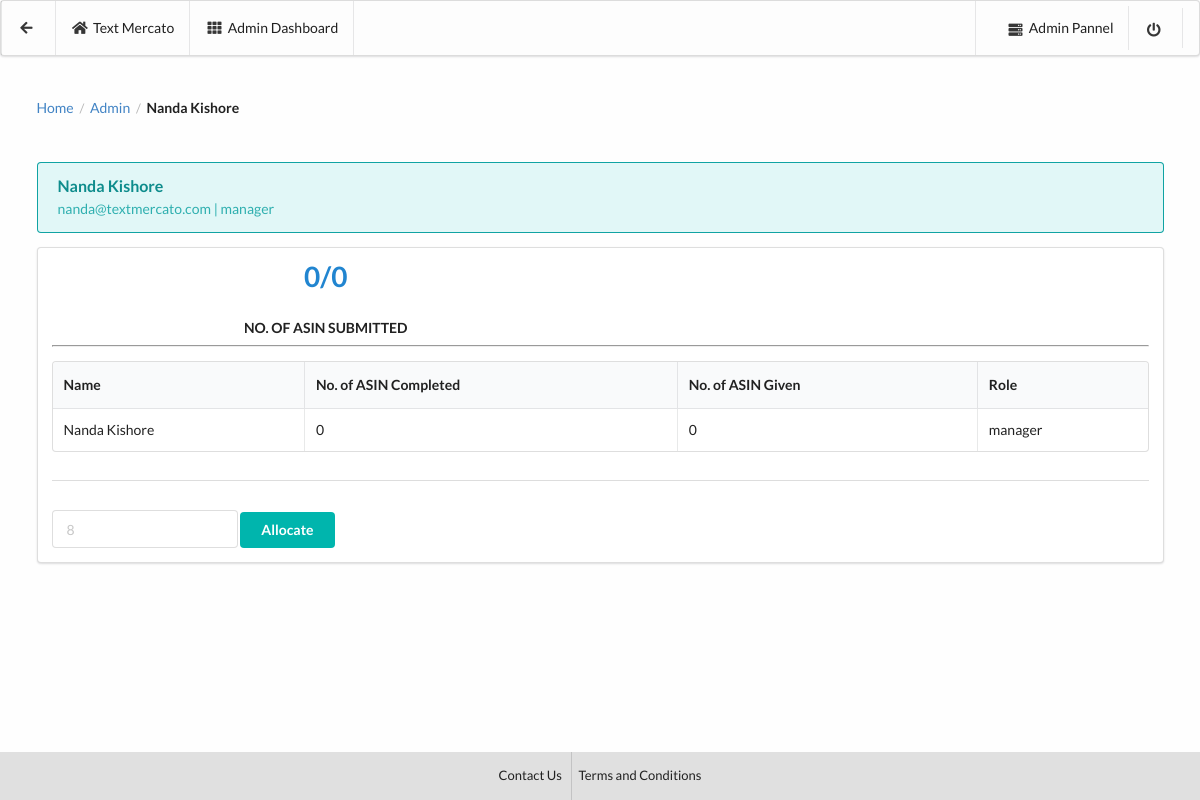
Page /user/nanda@textmercato.com on the committed database.
### app/models.py (models this page shows, shortened)
class empDetail(models.Model):
    name = models.CharField(max_length=10000, blank=True, null=True)
    asin_done_c = models.IntegerField(default=0,blank=True, null=True)
    email = models.CharField(max_length=1000,blank=True, null=True)
    roles = models.CharField(max_length=1000,blank=True, null=True)

### app/views.py (the view, shortened to what this page needs)
# urls.py: url(r'^user/(?P<email>[\w\-\.\@\w]+)$',views.manager_user,name="manager_user"),
def manager_user(request,email):
    email=email
    data1 = asinDetail.objects.filter(email=email)
    total_asin = data1.count()
    data2 = asinDetail.objects.filter(email=email).filter(status=True)
    done_asin = data2.count()
    data3 = empDetail.objects.get(email=email)
    context = {
        'email':email,
        'total_asin':total_asin,
        'done_asin':done_asin,
        'data3':data3
    }
    return render(request,'manager_user.html',context=context)

### templates/manager_user.html (shortened to what this page needs)
<!DOCTYPE html>
{% load staticfiles %}
<html lang="en" dir="ltr">
  <head>
    <link rel="stylesheet" href="https://cdn.jsdelivr.net/npm/semantic-ui@2.4.0/dist/semantic.min.css">
  </head>
  <body style="background:#fefefe;">
    <div class="ui positive menu" style="background:#fdfdfd; height:7%;">
  <div class="ui container">
    <a class="item" style="color:#212121;" href="{% url 'app:manager' %}">
      <i class="arrow left icon" style="color:#212121;"></i>
    </a>
    <a class="item" style="color:#212121;">
      <i class="home icon" style="color:#212121;"></i> Text Mercato
    </a>
    <a class="item" style="color:#212121;">
      <i class="grid layout icon" style="color:#212121;"></i>Admin Dashboard
    </a>
  </div>
  <div class="right item">
     <a class="item" style="color:#212121;" href="{% url 'admin:index' %}" target="_blank">
      <i class="server icon" style="color:#212121;"></i>Admin Pannel</a>
      <a class="item" style="color:#212121;" href="{% url 'app:index' %}">
        <i class="power off icon" style="color:#212121;"></i></a>
    </div>
</div>
    <div class="ui container raised" style="margin-top:3.4%;">
      <div class="ui breadcrumb">
  <a class="section">Home</a>
  <div class="divider"> / </div>
  <a class="section" href="{% url 'app:manager' %}">Admin</a>
  <div class="divider"> / </div>
  <div class="active section">{{data3.name}}</div>
</div>
      <div class="ui teal message" style="margin-top:4%;">
  <div class="header">
    {{data3.name}}
  </div>
  <p>{{data3.email}} | {{data3.roles}}</p>
</div>
    <div class="ui grid">
  <div class="stretched column">
    <div class="ui segment">
      <div class="ui container">
          <div class="ui two statistics">
  <div class="blue statistic">
    <div class="text value">
      {{done_asin}}/{{total_asin}}
    </div>
    <div class="label">
      No. of ASIN Submitted
    </div>
  </div>
</div>
      </div>
      <hr>
      <table class="ui celled table">
    <thead>
      <tr>
        <th>Name</th>
        <th>No. of ASIN Completed</th>
        <th>No. of ASIN Given</th>
        <th>Role</th>
      </tr>
    </thead>
    <tbody>
      <tr>
        <td>{{data3.name}}</td>
        <td>{{done_asin}}</td>
        <td>{{total_asin}}</td>
        <td>{{data3.roles}}</td>
      </tr>
    </tbody>
  </table>
  <div class="ui section divider"></div>
  <form method="post">
    <div class="ui input">
  <input type="text" name="user_asin" placeholder="8">
</div>
    <button type="submit" class="ui teal button">Allocate</button>
  </form>
    </div>
  </div>
</div>
</div>
 <footer style="position:fixed;bottom:0; width:100%;">
   <div style="background:#e0e0e0;">
      <div class="ui center aligned container">
        <div class="ui horizontal small divided link list">
          <a class="item" href="#" style="color:#212121; padding-top:10%; padding-bottom:10%;">Contact Us</a>
          <a class="item" href="#" style="color:#212121; padding-top:10%; padding-bottom:10%;">Terms and Conditions</a>
        </div>
      </div>
    </div>
 </footer>
  </body>
</html>

### rows in the picture
empDetail: name "Nanda Kishore", email "nanda@textmercato.com", roles "manager"

### other values in the picture
{{ done_asin }} "0"
{{ total_asin }} "0"
